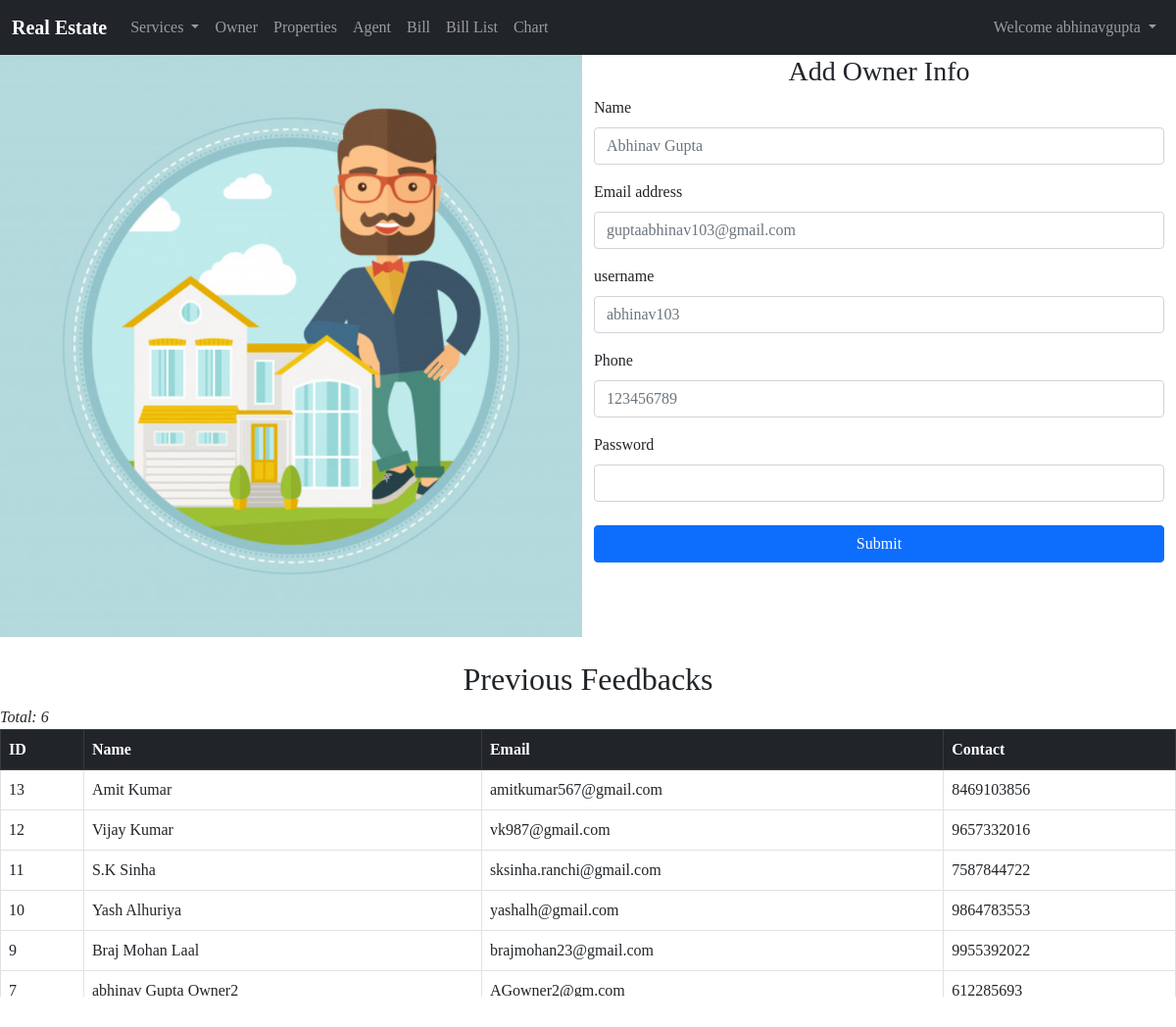
Page /owner (signed in) on the committed database.
### Home/models.py (models this page shows, shortened)
class Owner(models.Model):
    name=models.CharField(max_length=100)
    email=models.EmailField(max_length=50)
    username=models.CharField(max_length=50,unique = True)
    contact=models.IntegerField()
    password=models.CharField(max_length=50)

### Home/views.py (the view, shortened to what this page needs)
# urls.py: path("owner",views.owner,name='owner'),
def owner(request):
    data=Owner.objects.all().order_by("-id")
    return render(request,'owner.html',{"feedback":data})

### templates/owner.html (shortened to what this page needs)
{% extends 'base.html' %}
{% block body %}
<div class="main-container">
    <div class="container-flex container-fluid px-0 mb-4">
        <img src="/static/owner.png" class="d-block w-100 h-80 mx-0" alt="...">
    </div>
    <div class="container-flex container">
        <h3 class="text-center">Add Owner Info</h3>
        <form method="post" action="/owner">
            <div class="form-group mb-3">
                <label for="ow_name" class="form-label">Name</label>
                <input type="text" class="form-control" id="ow_name" name="name" placeholder="Abhinav Gupta" required>
            </div>
            <div class="form-group mb-3">
                <label for="email" class="form-label">Email address</label>
                <input type="email" class="form-control" id="email" name="email"
                    placeholder="guptaabhinav103@gmail.com" required>
            </div>
            <div class="form-group mb-3">
                <label for="username" class="form-label">username</label>
                <input type="text" class="form-control" id="username" name="username" placeholder="abhinav103" required>
            </div>
            <div class="form-group mb-3">
                <label for="contact" class="form-label">Phone</label>
                <input type="phone" class="form-control" id="contact" name="contact" placeholder="123456789" pattern="[1-9]{1}[0-9]{9}" required >
            </div>
            <div class="form-group mb-3">
                <label for="password" class="form-label">Password</label>
                <input type="password" class="form-control" id="password" name="password" required>
            </div>
            <button type="submit" class="btn btn-primary my-2 " style="width:100%">Submit</button>
        </form>
    </div>
</div>
<div class="row">
    <div class="col-md-12">
        <h2 class="text-center">Previous Feedbacks</h2>
        <em>Total: {{feedback|length}}</em>
        <table class="table table-bordered">
            <thead>
                <tr class="table table-dark">
                    <th>ID</th>
                    <th>Name</th>
                    <th>Email</th>
                    <th>Contact</th>
                </tr>
            </thead>
            <tbody>
                {% for msg in feedback %}
                <tr>
                    <td>{{msg.id}}</td>
                    <td>{{msg.name}}</td>
                    <td>{{msg.email}}</td>
                    <td>{{msg.contact}}</td>
                </tr>
                {% endfor %}
            </tbody>
        </table>
    </div>
</div>
{% endblock body %}

### templates/base.html (shortened to what this page needs)
<!doctype html>
<html lang="en">
<head>
    <link href="https://cdn.jsdelivr.net/npm/bootstrap@5.0.0/dist/css/bootstrap.min.css" rel="stylesheet"
>
    <link rel="stylesheet" href="https://cdnjs.cloudflare.com/ajax/libs/Chart.js/2.8.0/Chart.min.css" />
</head>
<body>
    <nav class="navbar navbar-expand-lg navbar-dark bg-dark">
        <div class="container-fluid">
            <a class="navbar-brand" href="/"><b>Real Estate</b></a>
            <div class="collapse navbar-collapse" id="navbarSupportedContent">
                <ul class="navbar-nav me-auto mb-2 mb-lg-0">
                    <li class="nav-item dropdown">
                        <a class="nav-link dropdown-toggle" href="/services" id="navbarDropdown" role="button"
                            data-bs-toggle="dropdown" aria-expanded="false">
                            Services
                        </a>
                    </li>
                </ul>
                <li class="nav-item">
                    <a class="nav-link" href="owner">Owner</a>
                </li>
                <li class="nav-item">
                    <a class="nav-link" href="property">Properties</a>
                </li>
                <li class="nav-item">
                    <a class="nav-link" href="agent">Agent</a>
                </li>
                <li class="nav-item">
                    <a class="nav-link" href="bill">Bill</a>
                </li>
                <li class="nav-item">
                    <a class="nav-link" href="bills_list">Bill List</a>
                </li>
                <li class="nav-item">
                    <a class="nav-link" href="chart">Chart</a>
                </li>
            {% if user.is_authenticated %}
            <ul class="navbar-nav">
                <li class="nav-item dropdown">
                  <a class="nav-link dropdown-toggle" href="#" id="navbarDropdown" role="button" data-bs-toggle="dropdown" aria-expanded="false">
                    Welcome {{request.user}}
                  </a>
                </li>
            </ul>
            {% endif %}
            </div>
        </div>
    </nav>
    {% if user.is_authenticated %}
    {% block body %}{% endblock body %}
    {% else %}
    <p>Login/Signup First</p>
    {%endif%}
</body>
</html>

### templates/base.html (style rules this page uses)
.container-flex { display: flex; flex-direction: column; }
a { text-decoration: none; }
body { font-family: 'Brush Script MT', cursive; }
.main-container { display: flex; flex-direction: row; }

### rows in the picture
Owner: id "13", name "Amit Kumar", email "amitkumar567@gmail.com", contact "8469103856"
Owner: id "12", name "Vijay Kumar", email "vk987@gmail.com", contact "9657332016"
Owner: id "11", name "S.K Sinha", email "sksinha.ranchi@gmail.com", contact "7587844722"
Owner: id "10", name "Yash Alhuriya", email "yashalh@gmail.com", contact "9864783553"
Owner: id "9", name "Braj Mohan Laal", email "brajmohan23@gmail.com", contact "9955392022"
Owner: id "7", name "abhinav Gupta Owner2", email "AGowner2@gm.com", contact "612285693"

### other values in the picture
{{ request.user }} "abhinavgupta"
{{ feedback|length }} "6"
